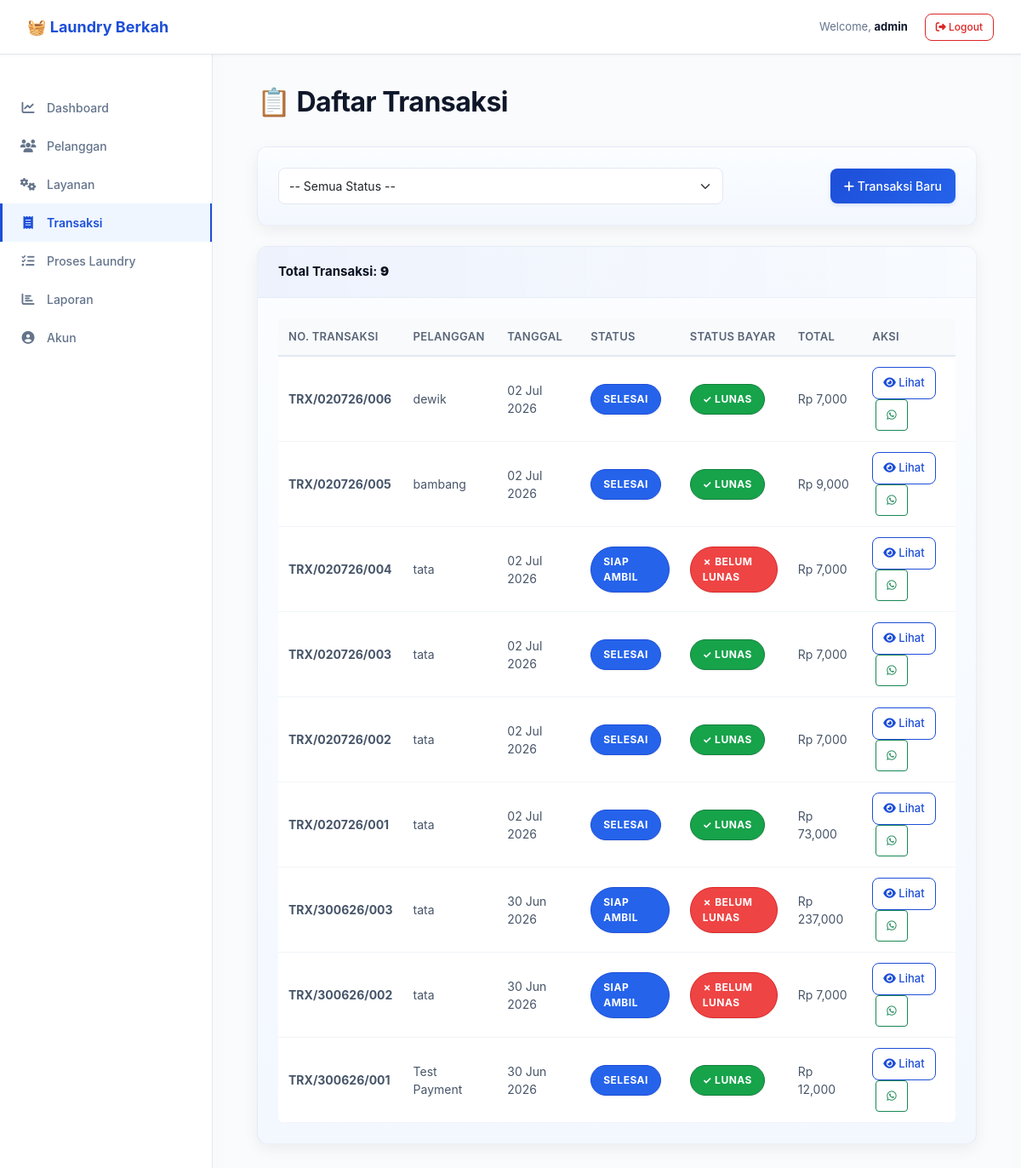
Page /transaksi/ (signed in) on the earlier database version.
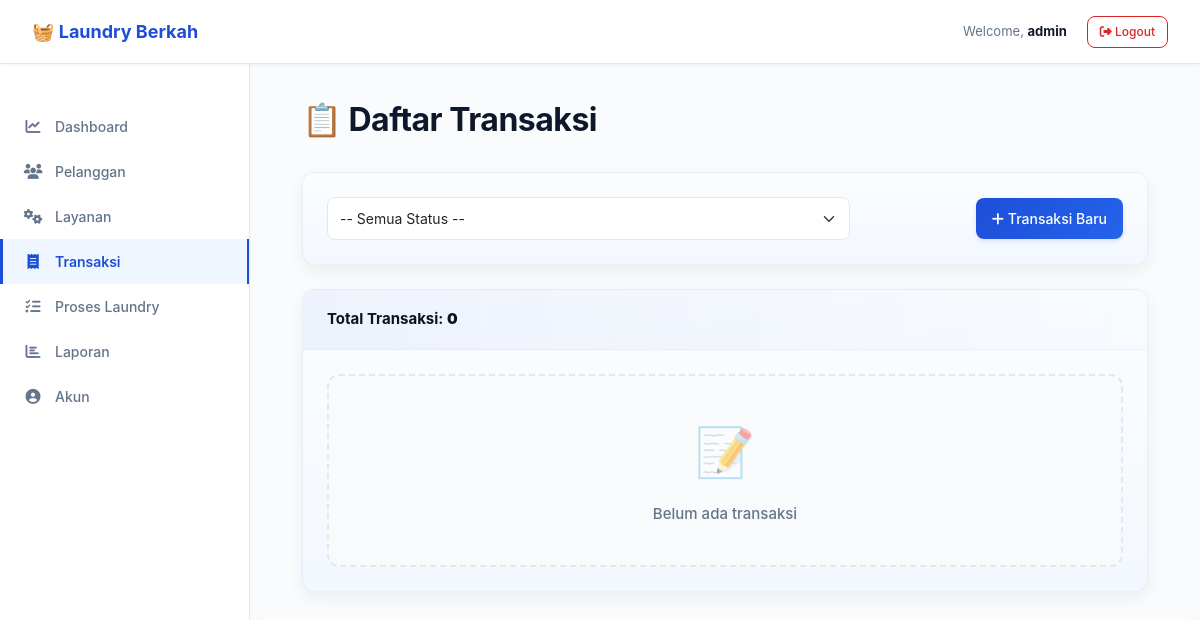
Same page on the later database version.
### app/models/transaksi.py (models this page shows, shortened)
class Transaksi(BaseModel):
    __tablename__ = 'app_transaksi'
    id_transaksi = db.Column(db.Integer, primary_key=True)
    nomor_transaksi = db.Column(db.String(50), unique=True, nullable=False)
    id_pelanggan = db.Column(db.Integer, db.ForeignKey('app_pelanggan.id_pelanggan'), nullable=False)
    tanggal_masuk = db.Column(db.DateTime, default=utc_now, nullable=False)
    tanggal_selesai_estimasi = db.Column(db.DateTime, nullable=True)
    tanggal_selesai_aktual = db.Column(db.DateTime, nullable=True)
    total_harga = db.Column(db.Numeric(10, 2), default=0)
    catatan = db.Column(db.Text, nullable=True)
    status_proses = db.Column(db.String(50), default='Antrian')  # Status workflow
    is_active = db.Column(db.Boolean, default=True)
    detail_transaksi = db.relationship('DetailTransaksi', backref='transaksi', lazy=True, cascade='all, delete-orphan')
    pembayaran = db.relationship('Pembayaran', backref='transaksi', lazy=True, cascade='all, delete-orphan')
    status_history = db.relationship('Status', backref='transaksi', lazy=True, cascade='all, delete-orphan')

### app/models/pelanggan.py (models this page shows, shortened)
class Pelanggan(BaseModel):
    __tablename__ = 'app_pelanggan'
    id_pelanggan = db.Column(db.Integer, primary_key=True)
    nama = db.Column(db.String(100), nullable=False)
    telepon = db.Column(db.String(20), nullable=False, unique=True)
    email = db.Column(db.String(100), nullable=True)
    alamat = db.Column(db.Text, nullable=True)
    jenis_kelamin = db.Column(db.Enum('Laki-laki', 'Perempuan'), nullable=True)
    status = db.Column(db.Boolean, default=True)
    transaksi = db.relationship('Transaksi', backref='pelanggan', lazy=True, cascade='all, delete-orphan')

### app/transaksi/routes.py (the view)
@transaksi_bp.route('/')
def index():
    if 'user_id' not in session:
        return redirect(url_for('auth.login'))
    page = request.args.get('page', 1, type=int)
    status = request.args.get('status', '', type=str)
    per_page = 10
    transaksi_list, total_count, total_pages = TransaksiService.get_all_transaksi(
        page=page,
        per_page=per_page,
        status=status if status else None
    )
    payment_status_map = {
        t.id_transaksi: PembayaranService.get_pembayaran_status(t.id_transaksi)
        for t in transaksi_list
    }
    whatsapp_chat_map = {
        t.id_transaksi: build_whatsapp_chat_url(t.pelanggan.telepon)
        for t in transaksi_list
    }
    return render_template(
        'transaksi/list.html',
        transaksi=transaksi_list,
        payment_status_map=payment_status_map,
        whatsapp_chat_map=whatsapp_chat_map,
        total_count=total_count,
        total_pages=total_pages,
        current_page=page,
        status=status,
        active_page='transaksi'
    )

### app.py (called while the page is built)
@app.before_request
def before_request():
    pass

@app.after_request
def after_request(response):
    response.headers['X-Content-Type-Options'] = 'nosniff'
    response.headers['X-Frame-Options'] = 'SAMEORIGIN'
    response.headers['X-XSS-Protection'] = '1; mode=block'
    return response

### app/transaksi/services.py (called while the page is built)
    @staticmethod
    def get_all_transaksi(page=1, per_page=10, status=None):
        try:
            query = Transaksi.query.filter_by(is_active=True)
            if status:
                query = query.filter_by(status_proses=status)
            query = query.order_by(Transaksi.tanggal_masuk.desc())
            paginated = query.paginate(page=page, per_page=per_page, error_out=False)
            return paginated.items, paginated.total, paginated.pages
        except Exception as e:
            print(f"Error in get_all_transaksi: {str(e)}")
            return [], 0, 0

### app/utils/whatsapp.py (called while the page is built)
def normalize_phone(phone):
    if not phone:
        return None
    phone_str = re.sub(r'[^0-9]', '', str(phone))
    if not phone_str:
        return None
    if phone_str.startswith('0'):
        return '62' + phone_str[1:]
    if phone_str.startswith('8'):
        return '62' + phone_str
    return phone_str

### app/templates/transaksi/list.html (shortened to what the changed rows need)
{% extends 'layout/base.html' %}
{% set active_page = 'transaksi' %}
{% block content %}
                    <div class="card">
                        <div class="card-header">
                            Total Transaksi: <strong>{{ total_count }}</strong>
                        </div>
                        <div class="card-body">
                            {% if transaksi %}
                            <div class="table-responsive">
                                <table class="table">
                                    <thead>
                                        <tr>
                                            <th>No. Transaksi</th>
                                            <th>Pelanggan</th>
                                            <th>Tanggal</th>
                                            <th>Status</th>
                                            <th>Status Bayar</th>
                                            <th>Total</th>
                                            <th>Aksi</th>
                                        </tr>
                                    </thead>
                                    <tbody>
                                        {% for t in transaksi %}
                                        <tr>
                                            <td><strong>{{ t.nomor_transaksi }}</strong></td>
                                            <td>{{ t.pelanggan.nama }}</td>
                                            <td>{{ t.tanggal_masuk.strftime('%d %b %Y') }}</td>
                                            <td>
                                                <span class="badge-status badge-{{ t.status_proses|lower|replace(' ', '') }}">
                                                    {{ t.status_proses }}
                                                </span>
                                            </td>
                                            <td>
                                                {% set pay_status = payment_status_map.get(t.id_transaksi) %}
                                                {% if pay_status %}
                                                    {% if pay_status.status == 'Lunas' %}
                                                    <span class="badge-status status-lunas">✓ Lunas</span>
                                                    {% elif pay_status.status == 'Sebagian' %}
                                                    <span class="badge-status status-sebagian">⊕ Sebagian</span>
                                                    {% else %}
                                                    <span class="badge-status status-belum">✗ Belum Lunas</span>
                                                    {% endif %}
                                                {% else %}
                                                    <span class="badge-status status-belum">✗ Belum Lunas</span>
                                                {% endif %}
                                            </td>
                                            <td>Rp {{ "{:,.0f}".format(t.total_harga) }}</td>
                                            <td>
                                                <a href="{{ url_for('transaksi.detail', id_transaksi=t.id_transaksi) }}" class="btn btn-sm btn-outline-primary">
                                                    <i class="fas fa-eye"></i> Lihat
                                                </a>
                                                {% set chat_url = whatsapp_chat_map.get(t.id_transaksi) %}
                                                {% if chat_url %}
                                                <a href="{{ chat_url }}" target="_blank" rel="noopener noreferrer" class="btn btn-sm btn-outline-success ms-1">
                                                    <i class="fab fa-whatsapp"></i>
                                                </a>
                                                {% endif %}
                                            </td>
                                        </tr>
                                        {% endfor %}
                                    </tbody>
                                </table>
                            </div>
                            {% else %}
                            <div class="empty-state">
                                <div style="font-size: 48px; margin-bottom: 15px; opacity: 0.5;">📝</div>
                                <p>Belum ada transaksi</p>
                            </div>
                            {% endif %}
                        </div>
                    </div>
{% endblock %}

Differences in the rows shown:
removed Transaksi: nomor_transaksi "TRX/020726/006", pelanggan.nama "dewik", tanggal_masuk "02 Jul 2026", status_proses "SELESAI", shows "✓ LUNAS", total_harga "7,000"
removed Transaksi: nomor_transaksi "TRX/020726/005", pelanggan.nama "bambang", tanggal_masuk "02 Jul 2026", status_proses "SELESAI", shows "✓ LUNAS", total_harga "9,000"
removed Transaksi: nomor_transaksi "TRX/020726/004", pelanggan.nama "tata", tanggal_masuk "02 Jul 2026", status_proses "SIAP AMBIL", shows "✗ BELUM LUNAS", total_harga "7,000"
removed Transaksi: nomor_transaksi "TRX/020726/003", pelanggan.nama "tata", tanggal_masuk "02 Jul 2026", status_proses "SELESAI", shows "✓ LUNAS", total_harga "7,000"
removed Transaksi: nomor_transaksi "TRX/020726/002", pelanggan.nama "tata", tanggal_masuk "02 Jul 2026", status_proses "SELESAI", shows "✓ LUNAS", total_harga "7,000"
removed Transaksi: nomor_transaksi "TRX/020726/001", pelanggan.nama "tata", tanggal_masuk "02 Jul 2026", status_proses "SELESAI", shows "✓ LUNAS", total_harga "73,000"
removed Transaksi: nomor_transaksi "TRX/300626/003", pelanggan.nama "tata", tanggal_masuk "30 Jun 2026", status_proses "SIAP AMBIL", shows "✗ BELUM LUNAS", total_harga "237,000"
removed Transaksi: nomor_transaksi "TRX/300626/002", pelanggan.nama "tata", tanggal_masuk "30 Jun 2026", status_proses "SIAP AMBIL", shows "✗ BELUM LUNAS", total_harga "7,000"
removed Transaksi: nomor_transaksi "TRX/300626/001", pelanggan.nama "Test Payment", tanggal_masuk "30 Jun 2026", status_proses "SELESAI", shows "✓ LUNAS", total_harga "12,000"
Other differences:
{{ total_count }}: "9" → "0"
text no longer shown: "NO. TRANSAKSI PELANGGAN TANGGAL STATUS STATUS BAYAR TOTAL AKSI"
text now shown: "📝 Belum ada transaksi"
